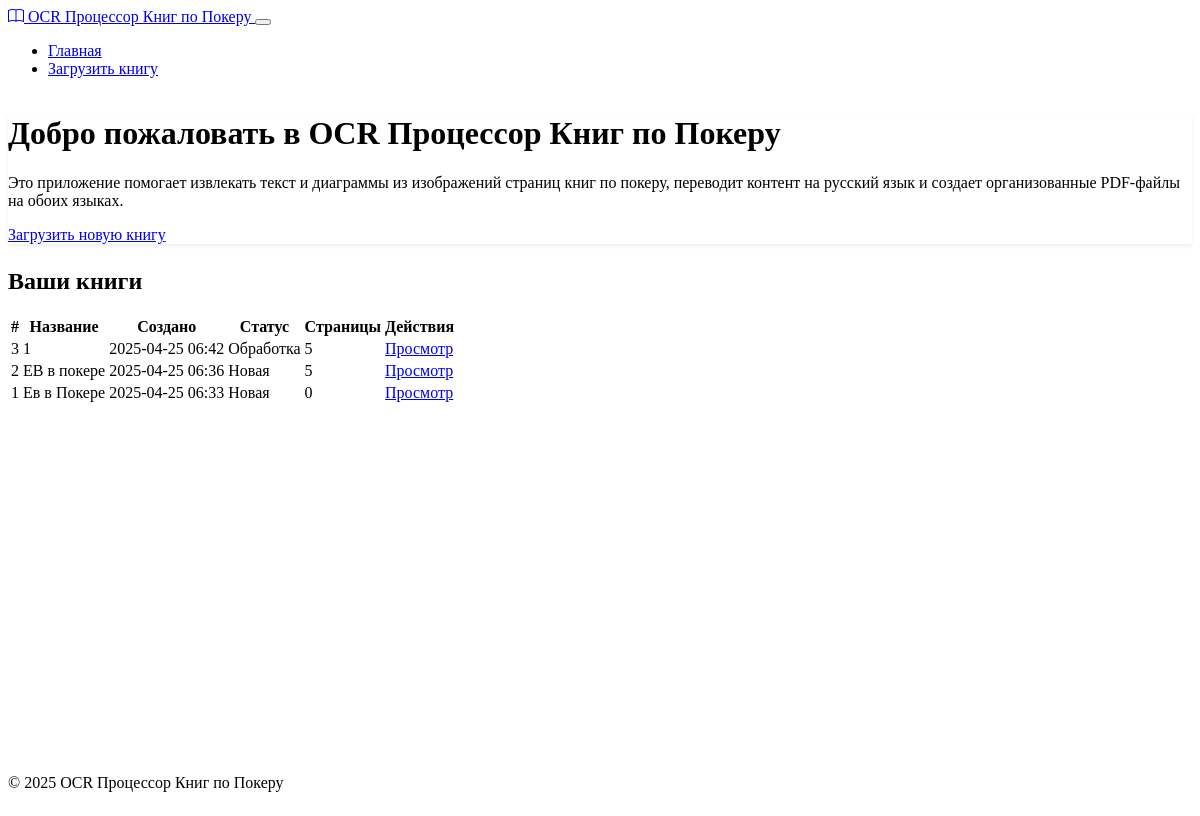
Before: / with the older database file.
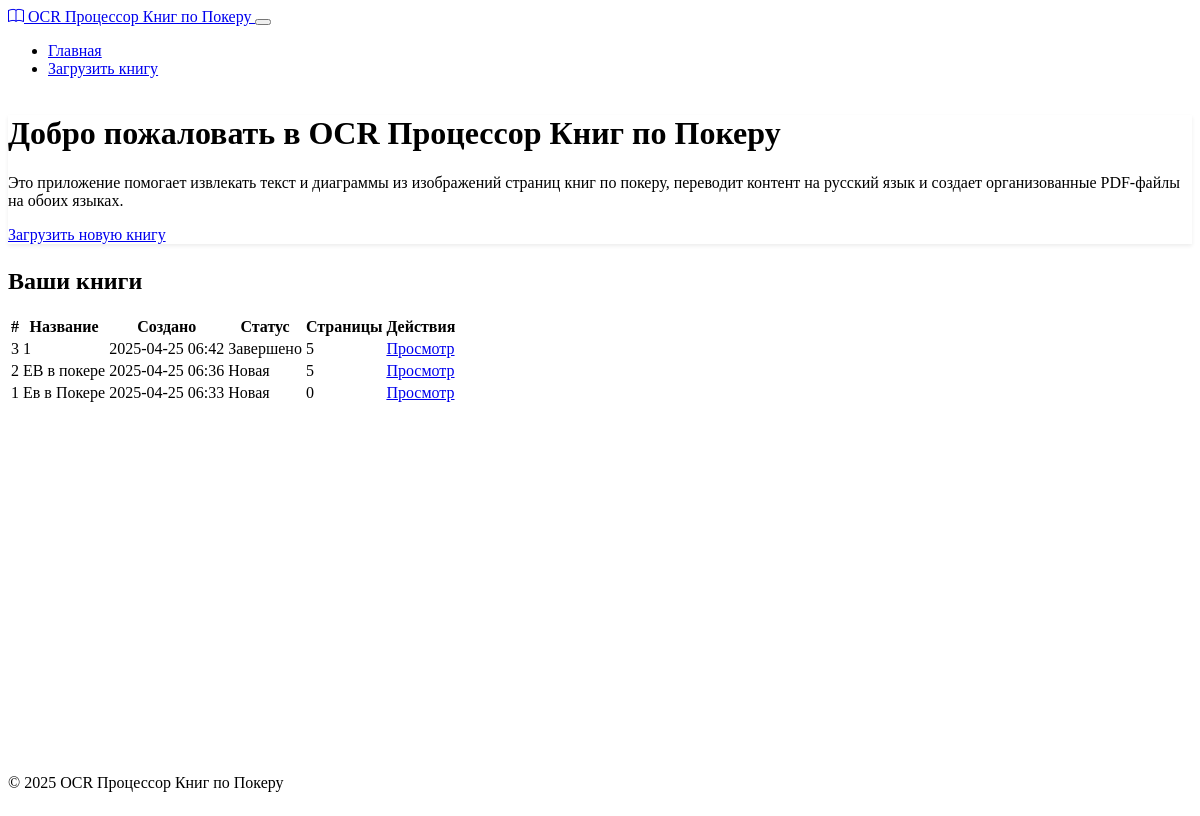
After: the same page with the newer database file.
### models.py (models this page shows, shortened)
class Book(db.Model):
    id = db.Column(db.Integer, primary_key=True)
    title = db.Column(db.String(255), nullable=False)
    description = db.Column(db.Text, nullable=True)
    created_at = db.Column(db.DateTime, default=datetime.utcnow)
    status = db.Column(db.String(50), default='new')  # new, processing, completed, error
    pages = db.relationship('BookPage', backref='book', lazy=True, cascade='all, delete-orphan')

### routes.py (the view)
@app.route('/')
def index():
    books = Book.query.order_by(Book.created_at.desc()).all()
    return render_template('index.html', books=books)

### routes.py (called while the page is built)
@app.context_processor
def inject_now():
    return {'now': datetime.utcnow()}

### templates/index.html (shortened to what this page needs)
{% extends "layout.html" %}
{% block content %}
<div class="row mb-4">
    <div class="col-md-12">
        <div class="card">
            <div class="card-body">
                <h1 class="card-title">Добро пожаловать в OCR Процессор Книг по Покеру</h1>
                <p class="card-text">
                    Это приложение помогает извлекать текст и диаграммы из изображений страниц книг по покеру,
                    переводит контент на русский язык и создает организованные PDF-файлы на обоих языках.
                </p>
                <a href="{{ url_for('upload_book') }}" class="btn btn-primary">Загрузить новую книгу</a>
            </div>
        </div>
    </div>
</div>
{% if books %}
<div class="row">
    <div class="col-md-12">
        <h2>Ваши книги</h2>
        <div class="table-responsive">
            <table class="table table-hover">
                <thead>
                    <tr>
                        <th>#</th>
                        <th>Название</th>
                        <th>Создано</th>
                        <th>Статус</th>
                        <th>Страницы</th>
                        <th>Действия</th>
                    </tr>
                </thead>
                <tbody>
                    {% for book in books %}
                    <tr>
                        <td>{{ book.id }}</td>
                        <td>{{ book.title }}</td>
                        <td>{{ book.created_at.strftime('%Y-%m-%d %H:%M') }}</td>
                        <td>
                            {% if book.status == 'new' %}
                                <span class="badge bg-secondary">Новая</span>
                            {% elif book.status == 'processing' %}
                                <span class="badge bg-primary">Обработка</span>
                            {% elif book.status == 'completed' %}
                                <span class="badge bg-success">Завершено</span>
                            {% elif book.status == 'error' %}
                                <span class="badge bg-danger">Ошибка</span>
                            {% endif %}
                        </td>
                        <td>{{ book.pages|length }}</td>
                        <td>
                            <a href="{{ url_for('view_book', book_id=book.id) }}" class="btn btn-sm btn-info">Просмотр</a>
                        </td>
                    </tr>
                    {% endfor %}
                </tbody>
            </table>
        </div>
    </div>
</div>
{% endif %}
{% endblock %}

Changed rows visible on the page:
changed Book id 3: status "Обработка" → "Завершено"
